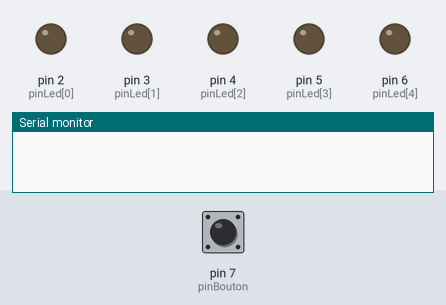
A sketch run on a simulated Arduino Uno, built with avr-gcc and run on an emulated ATmega328P. Parts: output pins drawn as LEDs (lit = HIGH), the last lines printed to the serial monitor. The test bench sets the inputs (shaded band); at power-on: pin 7 (pinBouton) HIGH. Random numbers use the default seed unless the sketch sets one.

Above: at 1.2 s.
1.3 s: pin 7 (pinBouton) pulled LOW for 0.15 s
At 6.81 s:
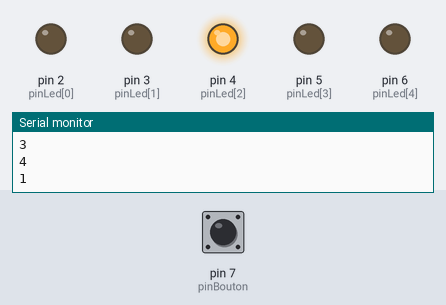
At 13.0 s:
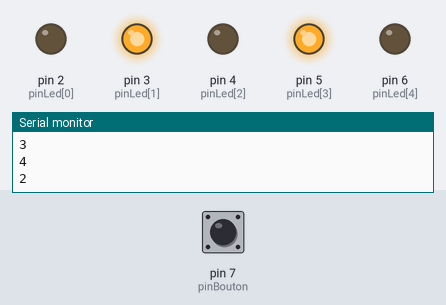
Timing chart, 0 to 13.3 s (numbered marks = the images above; inputs shaded):
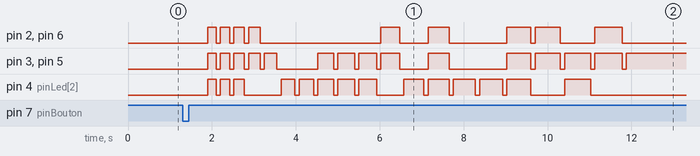

Measured:
- after the input at 1.3 s, pin 2 (pinLed[0]): LOW → HIGH after 0.60 s, → LOW 0.20 s later, → HIGH 0.10 s later, → LOW 0.23 s later, … (18 changes in this stretch); pin 3 (pinLed[1]): LOW → HIGH after 0.60 s, → LOW 0.20 s later, → HIGH 0.10 s later, → LOW 0.23 s later, … (29 changes in this stretch)

The sketch:

De.ino
```cpp
//Arduino - Partie 2 Activité Dé

//variable des pins des leds
int pinLed[5]={2,3,4,5,6};

//pin 2 => Haut Gauche  = pinLed[0]
//pin 3 => Haut Droite  = pinLed[1]
//pin 4 => Centre       = pinLed[2]
//pin 5 => Bas Gauche   = pinLed[3]
//pin 4 => Bas Droite   = pinLed[4]

//Variable du pin du bouton
int pinBouton = 7;

//Tableau d'affichage des leds
boolean affichage[6][5]={
  //Haut Gauche, Haut Droite, Centre, Bas Gauche, Bas Droite
  0,0,0,0,0,  // affichage 0
  0,0,1,0,0,  // affichage 1
  0,1,0,1,0,  // affichage 2
  0,1,1,1,0,  // affichage 3
  1,1,0,1,1,  // affichage 4
  1,1,1,1,1}; // affichage 5

void setup() {
  for (int i=0;i<5;i++)
  {
    pinMode(pinLed[i],OUTPUT);
  }
  pinMode(pinBouton,INPUT_PULLUP);
  Serial.begin(9600);
  randomSeed(analogRead(0)); //initialise la séquence aléatoire
  setZero(); //appel de la fonction setZero
}

void loop() {
  boolean etatBouton = digitalRead(pinBouton); //lecture de l'étar du bouton
  if (!etatBouton) //test si bouton appuyé
  {
    Serial.println("nouveau tirage");
    setZero(); //appel de la fonction set Zero
    delay(500);
    for(int i=200; i<700; i = i+25){
      //exctinction brève des LEDs (100ms)
      setZero(); //appel de la fonction setZero
      delay(100);
      int nbAlea = random(1,6); //tirage d'un nombre aléatoire
      allumage(nbAlea); //appel de la fonction d'allumage
      Serial.println(nbAlea); //vue du tirage sur la console
      delay(i); //temporisation
    }
  }
}

//fonction pour éteindre tout les leds
void setZero(){
  allumage(0);  //appel de la fonction d'allumage
}

//fonction pour allumer les led en fonction du nombre mis en paramètre
void allumage(int res){
  //boucle pour chaque pin sur la ligne du tableau mis en paramètre de la fonction
  for (int p=0;p<5;p++)
  {
    //res = ligne du tableau
    //p = colonne du tableau
    //etat c'est la led doit etre allumée ou pas
    boolean etat = affichage[res][p];
    //si etat = 0 la led est éteinte, si etat = 1 la led est allumée
    digitalWrite(pinLed[p],etat);
  }
}
```
